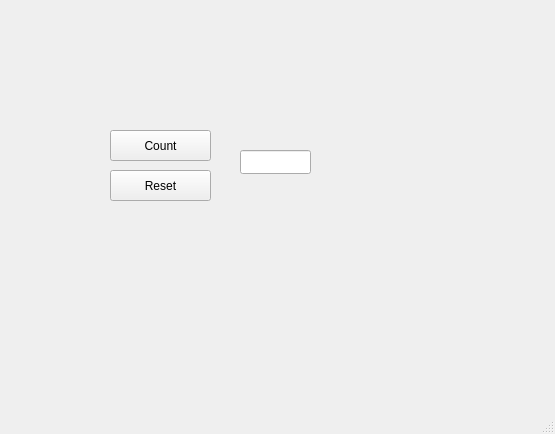
<?xml version="1.0" encoding="UTF-8"?>
<ui version="4.0">
 <class>MainWindow</class>
 <widget class="QMainWindow" name="MainWindow">
  <property name="geometry">
   <rect>
    <x>0</x>
    <y>0</y>
    <width>555</width>
    <height>434</height>
   </rect>
  </property>
  <property name="windowTitle">
   <string>MainWindow</string>
  </property>
  <widget class="QWidget" name="centralwidget">
   <widget class="QPushButton" name="btnCount">
    <property name="geometry">
     <rect>
      <x>110</x>
      <y>130</y>
      <width>101</width>
      <height>31</height>
     </rect>
    </property>
    <property name="text">
     <string>Count</string>
    </property>
   </widget>
   <widget class="QPushButton" name="btnReset">
    <property name="geometry">
     <rect>
      <x>110</x>
      <y>170</y>
      <width>101</width>
      <height>31</height>
     </rect>
    </property>
    <property name="text">
     <string>Reset</string>
    </property>
   </widget>
   <widget class="QLineEdit" name="textNumber">
    <property name="geometry">
     <rect>
      <x>240</x>
      <y>150</y>
      <width>71</width>
      <height>24</height>
     </rect>
    </property>
   </widget>
  </widget>
  <widget class="QMenuBar" name="menubar">
   <property name="geometry">
    <rect>
     <x>0</x>
     <y>0</y>
     <width>555</width>
     <height>21</height>
    </rect>
   </property>
  </widget>
  <widget class="QStatusBar" name="statusbar"/>
 </widget>
 <resources/>
 <connections/>
</ui>
